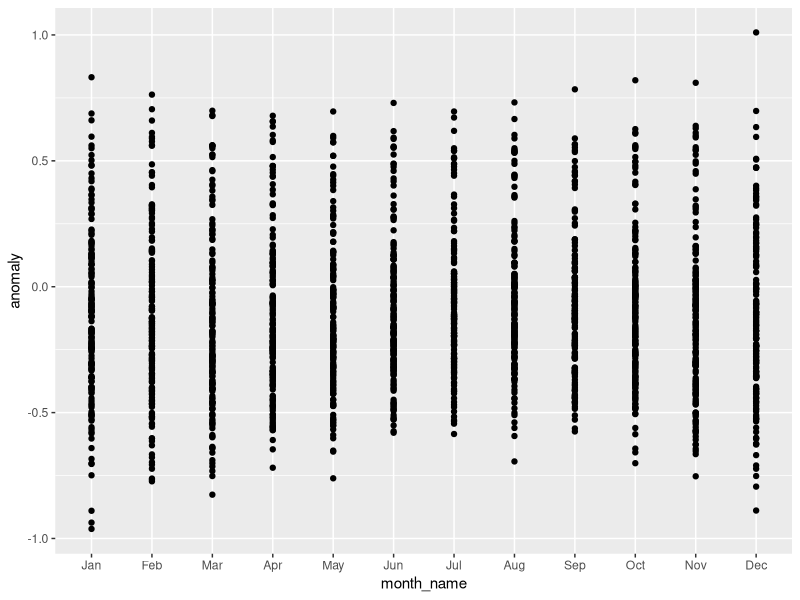
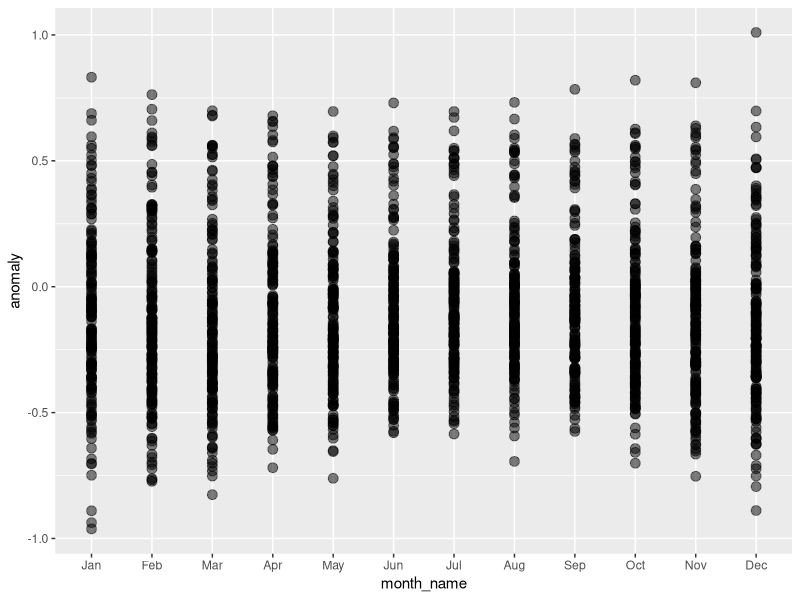
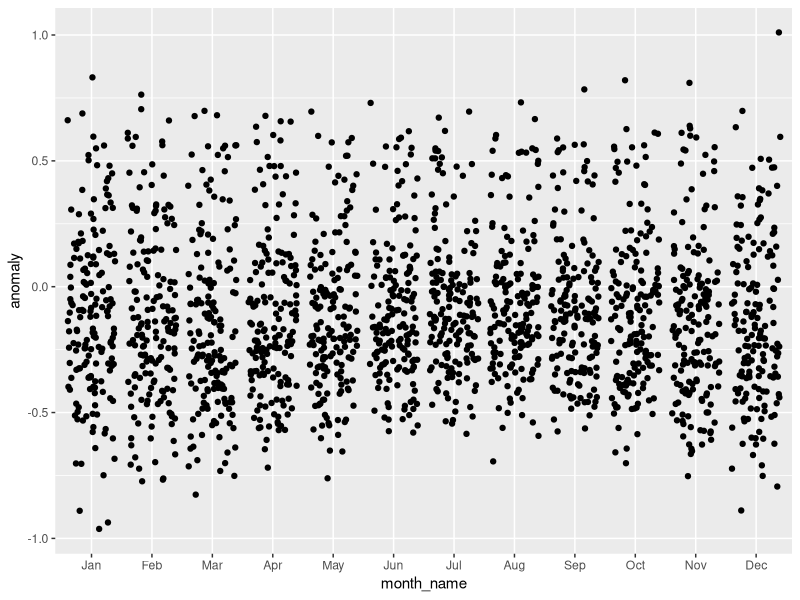
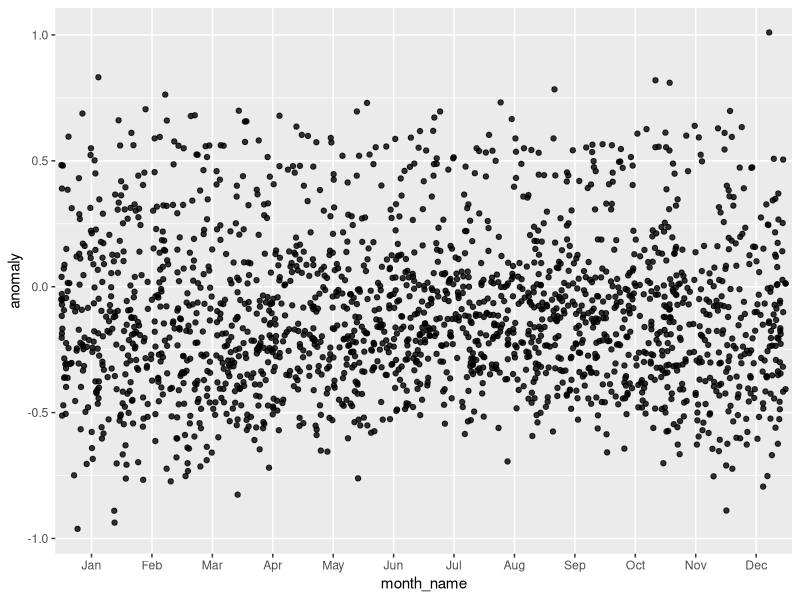
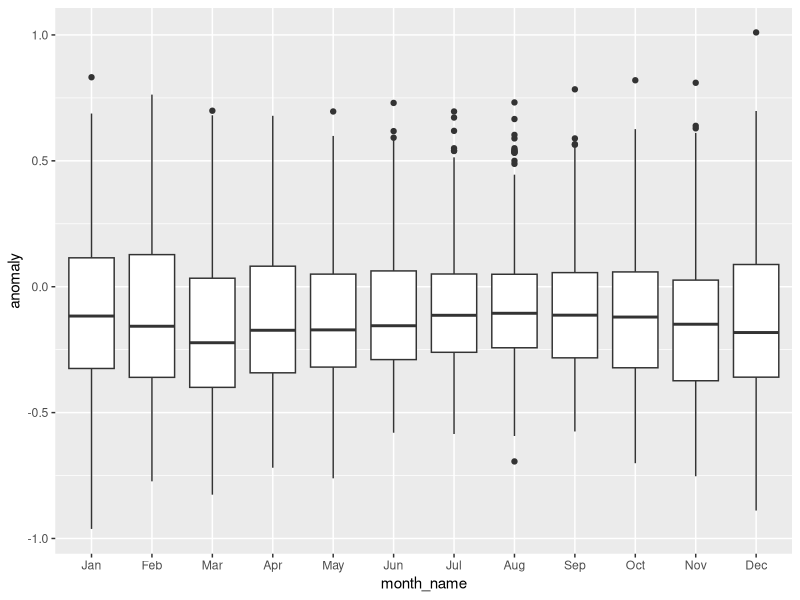
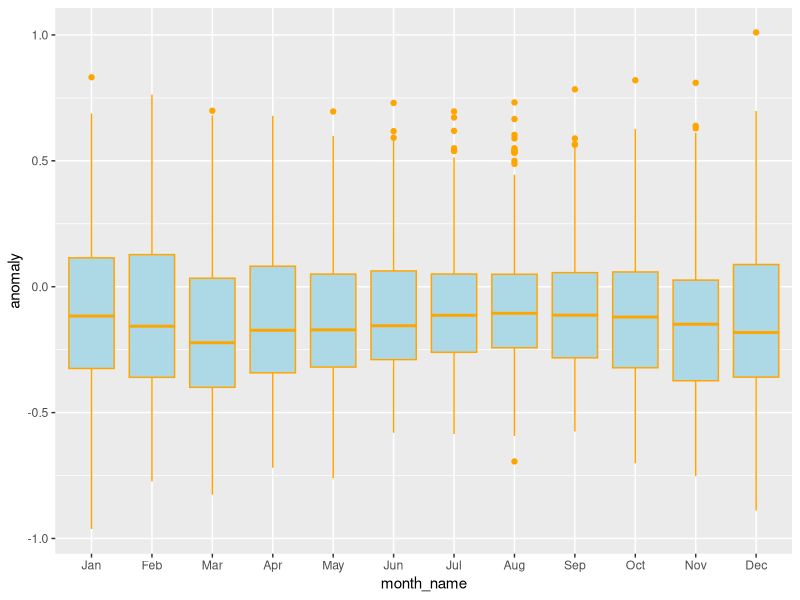
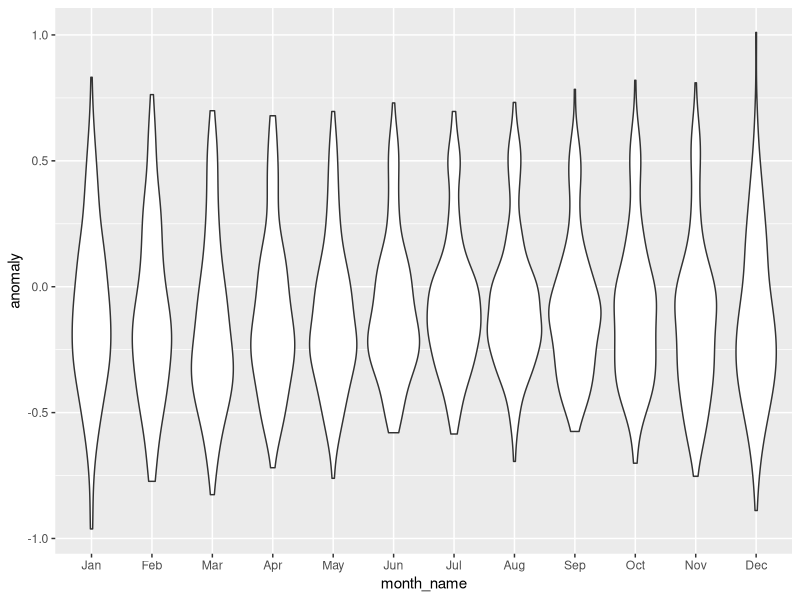
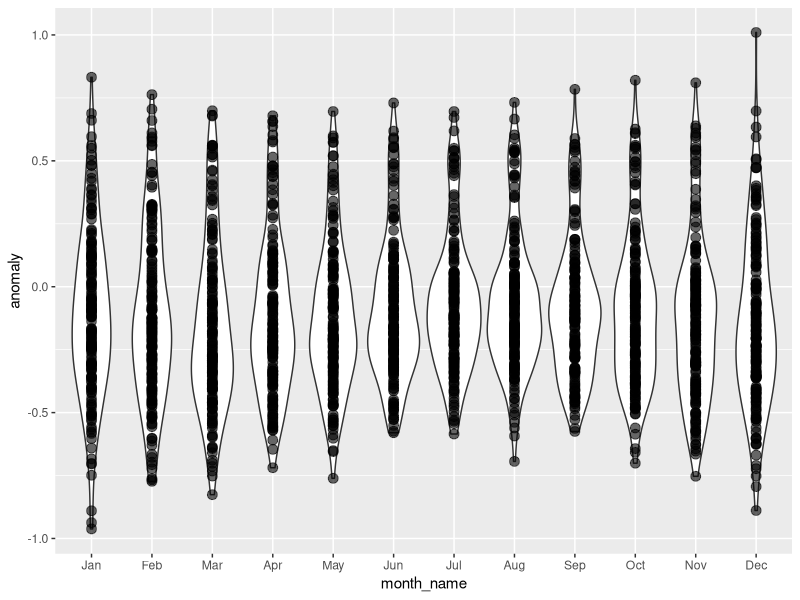

Source code (R) for these figures, in order: (Note: this script raises an error after producing the figures.)
## ---- chunk 1
library(readr)
library(dplyr)

hadcrut_temp_anomoly <- read_csv("./data/04/hadcrut_temp_anomoly_1850_2015.csv")

hadcrut_temp_anomoly
## ---- chunk 2
hadcrut_temp_anomoly <- hadcrut_temp_anomoly %>%
  mutate(month_name = factor(month_name))

levels(hadcrut_temp_anomoly$month_name)
## ---- chunk 3
library(forcats)


hadcrut_temp_anomoly <- hadcrut_temp_anomoly %>%
  mutate(month_name = fct_inorder(month_name))

levels(hadcrut_temp_anomoly$month_name)
## ---- chunk 4
hadcrut_temp_anomoly
## ---- chunk 5
library(ggplot2)

had_plot_base <- ggplot(data = hadcrut_temp_anomoly,
                        mapping = aes(x = month_name, y = anomaly))
## ---- chunk 6
had_plot_base +
  geom_point()
## ---- chunk 7
had_plot_base +
  geom_point(alpha = 0.5, size=3)
## ---- chunk 8
had_plot_base +
  geom_jitter()
## ---- chunk 9
had_plot_base +
  geom_jitter(width=0.5, height=0, alpha=0.8)
## ---- chunk 10
had_plot_base +
  geom_boxplot()
## ---- chunk 11
had_plot_base +
  geom_boxplot(color="orange", fill="lightblue")
## ---- chunk 12
had_plot_base +
  geom_violin()
## ---- chunk 13
had_plot_base +
  geom_violin() +
  geom_point(alpha=0.6, size=3)
## ---- chunk 14
had_plot_base +
  geom_line()
## ---- chunk 15
had_plot_base +
  geom_line(mapping = aes(group=year))
## ---- chunk 16
had_lines <- had_plot_base +
  geom_line(mapping = aes(group=year, color=year))

had_lines
## ---- chunk 17
had_lines +
  scale_color_continuous(low = "blue", high = "red")
## ---- chunk 18
had_lines +
  scale_color_gradient2(low = "blue", mid = "yellow", high = "red",
                        midpoint = 1925)
## ---- chunk 19
had_lines +
  scale_color_gradientn(colors=rainbow(7))
## ---- chunk 20

##------ Some palettes ------------
demo.pal <-
  function(n, border = if (n < 32) "light gray" else NA,
           main = paste("color palettes;  n=", n),
           ch.col = c("rainbow(n, start=.7, end=.1)", "heat.colors(n)",
                      "terrain.colors(n)", "topo.colors(n)",
                      "cm.colors(n)"))
{
    nt <- length(ch.col)
    i <- 1:n; j <- n / nt; d <- j/6; dy <- 2*d
    plot(i, i+d, type = "n", yaxt = "n", ylab = "", main = main)
    for (k in 1:nt) {
        rect(i-.5, (k-1)*j+ dy, i+.4, k*j,
             col = eval(parse(text = ch.col[k])), border = border)
        text(2*j,  k * j + dy/4, ch.col[k])
    }
}
n <- if(.Device == "postscript") 64 else 16
     # Since for screen, larger n may give color allocation problem
demo.pal(n)

## ---- chunk 21
#install.packages("RColorBrewer")
library(RColorBrewer)

display.brewer.all(n=10, exact.n=FALSE)
## ---- chunk 22
had_lines +
  scale_color_gradientn(colors=brewer.pal(7, "BrBG"))
## ---- chunk 23
library(viridis)
had_lines_color <- had_lines +
  scale_color_viridis(guide="none")

had_lines_color
## ---- chunk 24
had_months <- ggplot(data = hadcrut_temp_anomoly,
       mapping = aes(x= year, y = anomaly, group = month_name)) +
  geom_line()
  
had_months
## ---- chunk 25
had_months +
  facet_wrap(~month_name)
## ---- chunk 26
had_plot_base +
  stat_summary(fun.data=mean_se)
## ---- chunk 27
had_months +
  facet_wrap(~month_name) + 
  stat_smooth()
## ---- chunk 28
had_months +
  facet_wrap(~month_name) + 
  stat_smooth(method="lm")
## ---- chunk 29
had_lines_color
## ---- chunk 30
had_lines_color + theme_bw()

had_lines_color + theme_void()
## ---- chunk 31
#install.packages("ggthemes")
library(ggthemes)

had_lines_color +
  theme_excel()

had_lines_color +
  theme_fivethirtyeight()

had_lines_color +
  theme_tufte(base_size=17)
## ---- chunk 32
had_lines_color_theme <- had_lines_color +
  theme_solarized(light=FALSE)
## ---- chunk 33
had_lines_annotated <- had_lines_color_theme +
  geom_hline(yintercept=c(1.5, 2.0), color="red")

had_lines_annotated
## ---- chunk 34
had_lines_annotated +
  annotate(x=c(1,1), y=c(1.5,2), geom="text", label=c("1.5C", "2.0C"))
## ---- chunk 35
had_lines_annotated <- had_lines_annotated+
        annotate(x=c(1,1), y=c(1.5,2), 
                 geom="label", 
                 label=c("1.5C", "2.0C"), 
                 fill="#002b36", 
                 color="white", label.size=0)  

had_lines_annotated
## ---- chunk 36
had_lines_annotated <- had_lines_annotated +
  ggtitle("Global Temperature Change (1850-2015)")

had_lines_annotated
## ---- chunk 37
had_lines_annotated_final <- had_lines_annotated + 
  scale_x_discrete(expand=c(0,0))
  
had_lines_annotated_final
## ---- chunk 38
had_lines_annotated_final + 
  scale_y_log10()
## ---- chunk 39
had_lines_annotated_final <- had_lines_annotated_final +
  coord_polar()
  
had_lines_annotated_final
## ---- chunk 40
had_lines_annotated_final <- had_lines_annotated_final +
  xlab("") +
  ylab("")

had_lines_annotated_final
## ---- chunk 41
library(gganimate)

had_animation <- had_lines_annotated_final +
  aes(frame=year, cumulative = TRUE)

gg_animate(had_animation, saver="gif", "animate.gif", interval=0.2)
## ---- chunk 42
library(gganimate)

had_animation <- had_animation +
  geom_text(mapping=aes(label=year, frame=year, cumulative = FALSE), 
            x=1, y=-1, 
            color="white")

gg_animate(had_animation, saver="gif", "animate_text.gif", interval=0.2)
